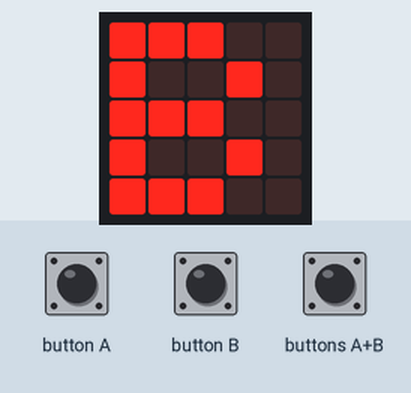
Bench run of a program on a simulated BBC micro:bit (MakeCode). On the bench: the board's 5×5 LED display. The inputs (shaded band) are chosen by the test bench. Random numbers come from a fixed seed; the interpreter's speed is modelled, so counts of loop turns are approximate.

Above: at 1.6 s.
1.7 s: button A pressed for 0.15 s
At 1.9 s:
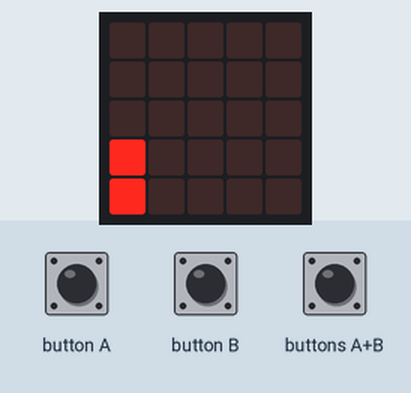
2.4 s: buttons A+B pressed for 0.15 s
At 2.7 s:
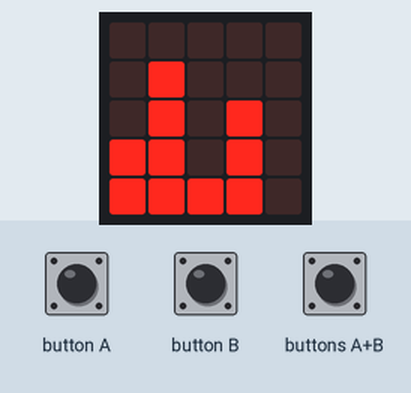
3.1 s: buttons A+B pressed for 1 s
At 4.2 s:
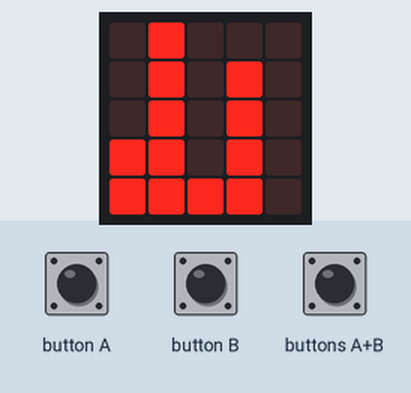
4.7 s: buttons A+B pressed for 0.15 s
At 4.9 s:
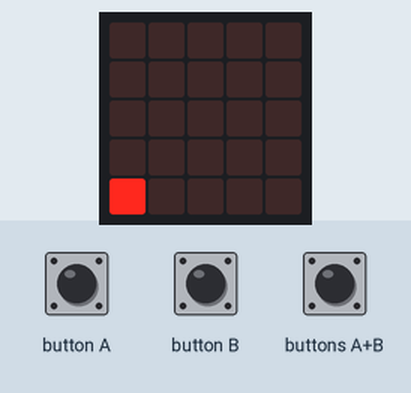
5.4 s: buttons A+B pressed for 0.15 s
At 6.8 s:
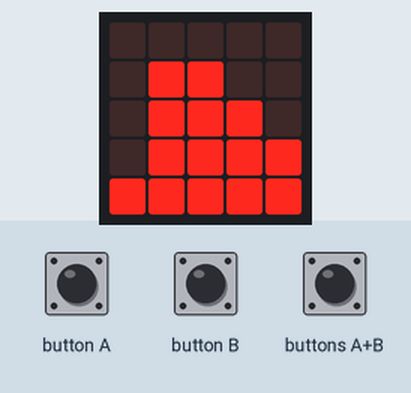
7.2 s: button B pressed for 0.15 s
At 7.9 s:
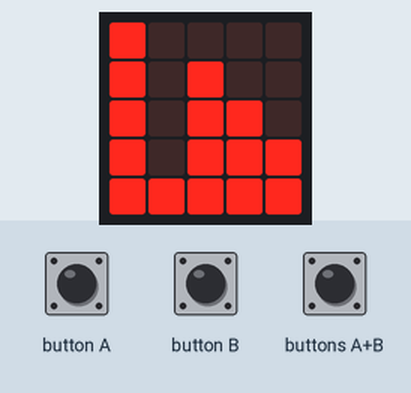
Timing chart, 0 to 9.8 s (numbered marks = the images above; inputs shaded):
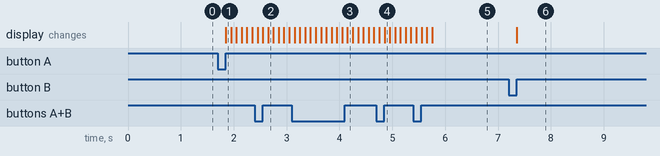

Measured:
- after the input at 1.7 s, the display: changes after 0.15 s (image 1)
- after the input at 7.2 s, the display: changes after 0.15 s (image 6)

The program:

main.ts
```typescript
input.onButtonPressed(Button.A, function () {
    while (counter > 0) {
        counter = 0
        for (let index3 = 0; index3 <= 3; index3++) {
            if (list[index3] > list[index3 + 1]) {
                temp = list[index3]
                list[index3] = list[index3 + 1]
                list[index3 + 1] = temp
                counter += 1
            }
            basic.clearScreen()
            for (let column3 = 0; column3 <= 4; column3++) {
                row = 0
                while (row < list[column3]) {
                    led.plot(column3, 4 - row)
                    row += 1
                }
                basic.pause(100)
            }
        }
    }
})
input.onButtonPressed(Button.AB, function () {
    for (let index2 = 0; index2 <= 4; index2++) {
        list[index2] = randint(0, 4) + 1
    }
})
input.onButtonPressed(Button.B, function () {
    basic.clearScreen()
    for (let column2 = 0; column2 <= 4; column2++) {
        row = 0
        while (row < list[column2]) {
            led.plot(column2, 4 - row)
            row += 1
        }
    }
})
let row = 0
let temp = 0
let counter = 0
let list: number[] = []
let index = 0
let column = 0
list = []
basic.showLeds(`
    # # # . .
    # . . # .
    # # # . .
    # . . # .
    # # # . .
    `)
list = [4, 2, 5, 1, 3]
counter = 1
```

test.ts
```typescript
// 在此处测试；当此软件包作为插件使用时，将不会编译此软件包。
```
